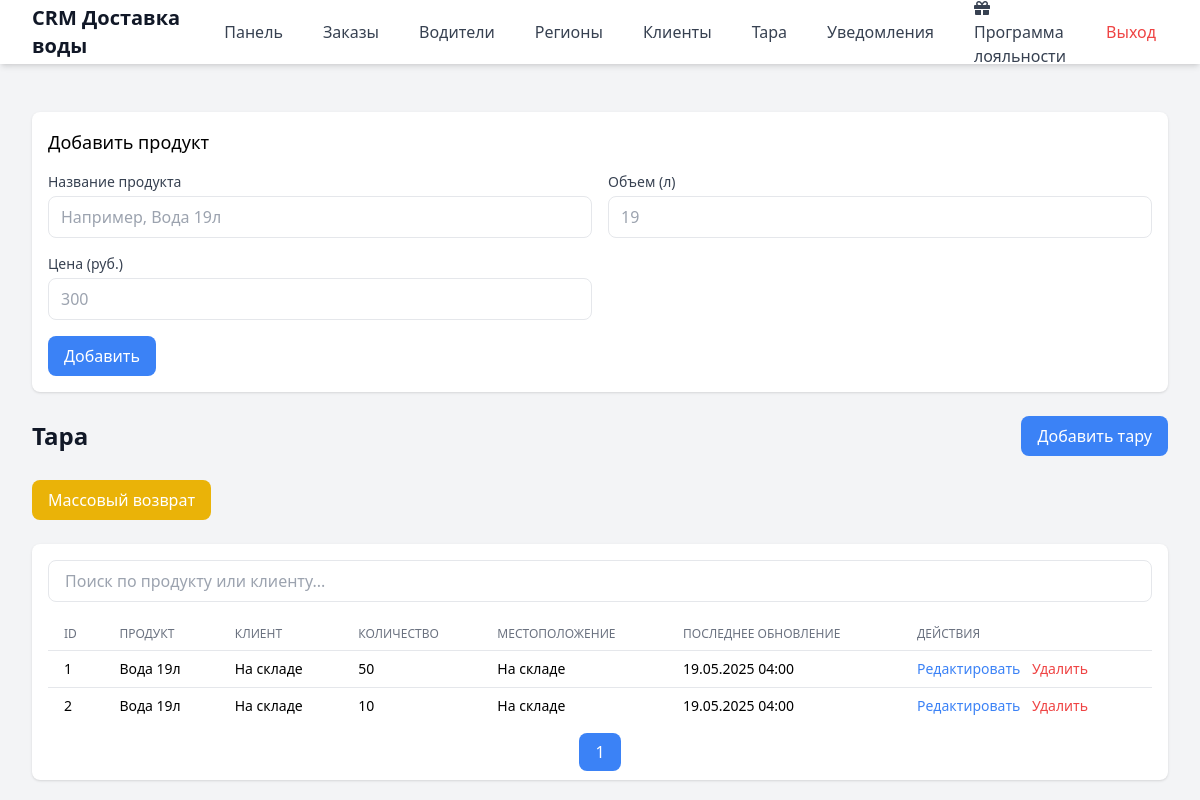
The app's page /containers/ (signed in) with its own data.
### crm/models.py (models this page shows, shortened)
class Container(models.Model):
    product = models.ForeignKey(Product, on_delete=models.CASCADE)
    client = models.ForeignKey(Client, on_delete=models.SET_NULL, null=True, blank=True)
    quantity = models.PositiveIntegerField()
    is_at_client = models.BooleanField(default=False)
    last_updated = models.DateTimeField(auto_now=True)
    @staticmethod
    def get_low_stock_products():
        low_stock = []
        products = Product.objects.all()
        for product in products:
            total_in_warehouse = Container.objects.filter(
                product=product, is_at_client=False
            ).aggregate(total=models.Sum('quantity'))['total'] or 0
            if total_in_warehouse < 10:
                low_stock.append((product, total_in_warehouse))
        return low_stock

class Product(models.Model):
    name = models.CharField(max_length=100)
    volume = models.FloatField()
    price = models.DecimalField(max_digits=10, decimal_places=2)

### crm/views.py (the view)
# urls.py: path('containers/', views.containers, name='containers'),
@login_required
def containers(request):
    search_query = request.GET.get('search', '')
    containers = Container.objects.all().order_by('id')
    if search_query:
        containers = containers.filter(Q(product__name__icontains=search_query) | Q(client__name__icontains=search_query))
    paginator = Paginator(containers, 10)
    page_number = request.GET.get('page')
    page_obj = paginator.get_page(page_number)
    low_stock_products = Container.get_low_stock_products()
    if low_stock_products:
        messages.warning(request, f"Низкий уровень тары на складе: {', '.join([f'{p[0].name} ({p[1]} шт.)' for p in low_stock_products])}")
    low_stock_container_ids = []
    for container in page_obj:
        if not container.is_at_client:  # Только для тары на складе
            for product, quantity in low_stock_products:
                if container.product.id == product.id and quantity < 10:
                    low_stock_container_ids.append(container.id)
                    break
    return render(request, 'containers.html', {
        'page_obj': page_obj,
        'search_query': search_query,
        'clients': Client.objects.all(),
        'products': Product.objects.all(),
        'can_add_container': request.user.has_perm('crm.add_container'),
        'can_change_container': request.user.has_perm('crm.change_container'),
        'can_delete_container': request.user.has_perm('crm.delete_container'),
        'low_stock_products': low_stock_products,
        'low_stock_container_ids': low_stock_container_ids,
    })

### crm/templatetags/notification_tags.py (called while the page is built)
@register.simple_tag
def get_unread_notifications_count(user):
    if user.is_authenticated and hasattr(user, 'client'):
        return Notification.objects.filter(client=user.client, is_read=False).count()
    return 0

### templates/containers.html (shortened to what this page needs)
{% extends "base.html" %}
{% block content %}
<div class="space-y-6">
    {% if perms.crm.add_product %}
    <div id="product-form" class="bg-white rounded-lg shadow p-4 mb-6">
        <h3 class="text-base sm:text-lg font-medium mb-4">Добавить продукт</h3>
        <form method="post" action="{% url 'create_product' %}">
            <div class="grid grid-cols-1 sm:grid-cols-2 gap-4">
                <div>
                    <label class="block text-sm font-medium text-gray-700">Название продукта</label>
                    <input type="text" name="name" required class="mt-1 block w-full border rounded-lg px-3 py-2" placeholder="Например, Вода 19л">
                </div>
                <div>
                    <label class="block text-sm font-medium text-gray-700">Объем (л)</label>
                    <input type="number" name="volume" step="0.1" required class="mt-1 block w-full border rounded-lg px-3 py-2" placeholder="19">
                </div>
                <div>
                    <label class="block text-sm font-medium text-gray-700">Цена (руб.)</label>
                    <input type="number" name="price" step="0.01" required class="mt-1 block w-full border rounded-lg px-3 py-2" placeholder="300">
                </div>
            </div>
            <div class="mt-4 flex space-x-2">
                <button type="submit" class="bg-blue-500 text-white px-4 py-2 rounded-lg hover:bg-blue-600">Добавить</button>
            </div>
        </form>
    </div>
    {% endif %}
    <div class="flex flex-col sm:flex-row justify-between items-center">
        <h2 class="text-xl sm:text-2xl font-bold text-gray-900 mb-2 sm:mb-0">Тара</h2>
        {% if can_add_container %}
        <button onclick="showForm('container-form', null)" class="bg-blue-500 text-white px-4 py-2 rounded-lg hover:bg-blue-600">Добавить тару</button>
        {% endif %}
    </div>
    {% if can_change_container %}
    <button onclick="document.getElementById('bulk-return-form').classList.remove('hidden')" class="bg-yellow-500 text-white px-4 py-2 rounded-lg hover:bg-yellow-600 mt-4">Массовый возврат</button>
    {% endif %}
    <div class="bg-white rounded-lg shadow p-4">
        <div class="mb-4">
            <input type="text" id="container-search" placeholder="Поиск по продукту или клиенту..." class="flex-1 border rounded-lg px-4 py-2 w-full">
        </div>
        <div class="overflow-x-auto">
            <table class="min-w-full divide-y divide-gray-200">
                <thead>
                    <tr>
                        <th class="px-2 sm:px-4 py-2 text-left text-xs font-medium text-gray-500 uppercase">ID</th>
                        <th class="px-2 sm:px-4 py-2 text-left text-xs font-medium text-gray-500 uppercase">Продукт</th>
                        <th class="px-2 sm:px-4 py-2 text-left text-xs font-medium text-gray-500 uppercase">Клиент</th>
                        <th class="px-2 sm:px-4 py-2 text-left text-xs font-medium text-gray-500 uppercase">Количество</th>
                        <th class="px-2 sm:px-4 py-2 text-left text-xs font-medium text-gray-500 uppercase">Местоположение</th>
                        <th class="px-2 sm:px-4 py-2 text-left text-xs font-medium text-gray-500 uppercase">Последнее обновление</th>
                        <th class="px-2 sm:px-4 py-2 text-left text-xs font-medium text-gray-500 uppercase">Действия</th>
                    </tr>
                </thead>
                <tbody id="container-table-body" class="divide-y divide-gray-200">
                    {% for container in page_obj %}
                    <tr class="{% if container.id in low_stock_container_ids %}bg-yellow-100{% endif %}">
                        <td class="px-2 sm:px-4 py-2 text-sm">{{ container.id }}</td>
                        <td class="px-2 sm:px-4 py-2 text-sm">{{ container.product.name }}</td>
                        <td class="px-2 sm:px-4 py-2 text-sm">{{ container.client.name|default:"На складе" }}</td>
                        <td class="px-2 sm:px-4 py-2 text-sm">{{ container.quantity }}</td>
                        <td class="px-2 sm:px-4 py-2 text-sm">{{ container.is_at_client|yesno:"У клиента,На складе" }}</td>
                        <td class="px-2 sm:px-4 py-2 text-sm">{{ container.last_updated|date:"d.m.Y H:i" }}</td>
                        <td class="px-2 sm:px-4 py-2 text-sm space-x-2">
                            {% if can_change_container %}
                            <button onclick="editContainer({{ container.id }}, {{ container.product.id }}, '{{ container.client.id|default:'' }}', {{ container.quantity }}, '{{ container.is_at_client|yesno:'True,False' }}')" class="text-blue-500 hover:underline">Редактировать</button>
                            {% endif %}
                            {% if can_delete_container %}
                            <button onclick="showDeleteModal('{% url 'delete_container' container.id %}')" class="text-red-500 hover:underline">Удалить</button>
                            {% endif %}
                        </td>
                    </tr>
                    {% empty %}
                    <tr>
                        <td colspan="7" class="px-2 sm:px-4 py-2 text-center text-gray-500">Нет тары</td>
                    </tr>
                    {% endfor %}
                </tbody>
            </table>
        </div>
        <div class="mt-4 flex flex-col sm:flex-row justify-between items-center">
            <div class="space-x-2 mb-2 sm:mb-0">
                {% for num in page_obj.paginator.page_range %}
                    {% if num == page_obj.number %}
                        <span class="px-4 py-2 bg-blue-500 text-white rounded-lg">{{ num }}</span>
                    {% else %}
                        <a href="?page={{ num }}{% if search_query %}&search={{ search_query }}{% endif %}" class="px-4 py-2 text-blue-500 hover:underline">{{ num }}</a>
                    {% endif %}
                {% endfor %}
            </div>
        </div>
    </div>
</div>
{% endblock %}

### records on screen
Container: id "1", product.name "Вода 19л", client.name "На складе", quantity "50", is_at_client "На складе", last_updated "19.05.2025 04:00"
Container: id "2", product.name "Вода 19л", client.name "На складе", quantity "10", is_at_client "На складе", last_updated "19.05.2025 04:00"

### other values on screen
{{ num }} "1"
